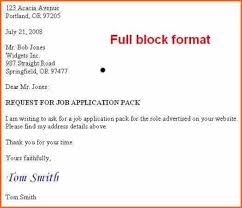
#> input picture Signuture detection and matching/sign9.jpg, 242 x 208 px, found by its file name
$ python untitled0.py
#> lines starting #> are read from the running program, lines starting #| are printed output that depends on the picture
#> further down, img is the input picture: PIL image 242x208 RGB; mean R, G, B 244.7, 240.7, 238.5
# -*- coding: utf-8 -*-
"""
Created on Sun Mar 25 21:03:08 2018

@author: Hp
"""

# -*- coding: utf-8 -*-
"""
Spyder Editor

This is a temporary script file.
"""
from PIL import Image, ImageEnhance
def enhance_signature(img):
  bw = ImageEnhance.Color(img).enhance(1.0)
  bright = ImageEnhance.Brightness(bw).enhance(1.0)
  bright1= ImageEnhance.Contrast(bright).enhance(2.0)
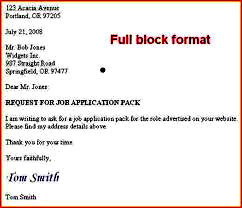
#> bright1: PIL image 242x208 RGB; mean R, G, B 239.6, 233.4, 230.9
  contrast = ImageEnhance.Sharpness(bright1).enhance(2.0)
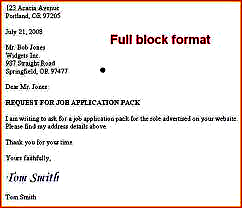
#> contrast: PIL image 242x208 RGB; mean R, G, B 238.7, 233, 230.5
  color = ImageEnhance.Color(contrast).enhance(2.0)
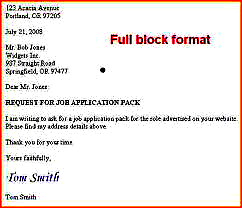
#> color: PIL image 242x208 RGB; mean R, G, B 240.2, 232.4, 229.1
 # contrast = ImageEnhance.Contrast(img).enhance(1.0)
 # sign = contrast.convert("RGBA")
  sign=color.convert("RGBA")
  datas = sign.getdata()

  newData = []
  for item in datas:
    if item[0] <  220:
      newData.append((255, 255, 255,1))
    elif item[1] >  100 or item[2] > 100:
      newData.append((255, 255, 255,1))
    else:
      newData.append(item)
#> this loop made 50336 passes
#> item on passes 1 to 3: (255, 0, 0, 255), (255, 0, 0, 255), (255, 0, 0, 255)
#> after the loop, newData = 50336 items

  sign.putdata(newData)
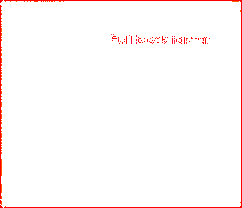
#> sign: PIL image 242x208 RGBA; mean R, G, B, A 255, 249.2, 249, 7; transparent parts drawn white
  sign.save("signature_alpha.png", "PNG")

def get_boxed_signature():
  img = Image.open("signature_alpha.png")
  img = img.convert("RGBA")
  pixdata = img.load()

  start_pixel = [img.size[0], img.size[1]]
#> start_pixel = [242, 208]
  end_pixel = [0,0]

  for y in range(img.size[1]):
    for x in range(img.size[0]):
      if pixdata[x, y][0] > 220 and pixdata[x,y][1] < 255:
        if x < start_pixel[0]:
          start_pixel[0] = x
        if y < start_pixel[1]:
          start_pixel[1] = y
        if x > end_pixel[0]:
          end_pixel[0] = x
        if y > end_pixel[1]:
          end_pixel[1] = y
#> after the loop, end_pixel = [241, 207]; start_pixel = [0, 0]

  crop_box = (start_pixel[0], start_pixel[1], end_pixel[0], end_pixel[1])
#> crop_box = (0, 0, 241, 207)
  signature = img.crop(crop_box)
  signature.show()

if __name__ == "__main__":
  filename = 'C:\\Users\\Hp\\Desktop\\Signuture detection and matching\\sign9.jpg'
#  filename = str(input("Where is your signature click?"))
  img = Image.open(filename)
  enhance_signature(img)
  get_boxed_signature()
